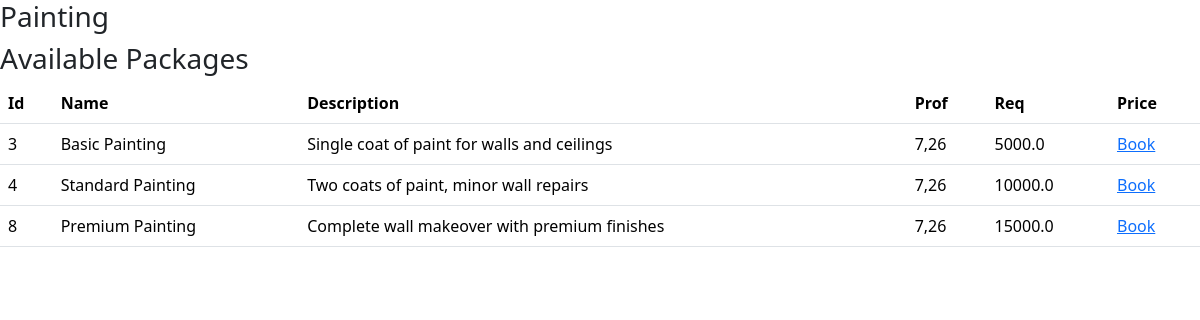
Screenshot of /services/7 with the database file from the repository.
### app.py (models this page shows)
class Package(db.Model):
    __tablename__="package"
    id=db.Column(db.Integer, primary_key=True)
    name=db.Column(db.String(50), nullable=False)
    price=db.Column(db.Float, nullable=False)
    description=db.Column(db.Text, nullable=False)
    service_id=db.Column(db.Integer, db.ForeignKey('service.id'), nullable=False)
    service=db.relationship('Service',back_populates='package')

class Service(db.Model):
    __tablename__="service"
    id=db.Column(db.Integer, primary_key=True)
    name=db.Column(db.String(50), nullable=False)
    price=db.Column(db.Float, nullable=False)
    prof_id=db.Column(db.Integer, db.ForeignKey('professional.id'), nullable=False)
    package=db.relationship('Package',back_populates='service')
    professional=db.relationship('Professional', back_populates='service')

### app.py (the view)
@app.route("/services/<int:id>")
def services_details(id):
    service=Service.query.get(id)
    if not service:
        return redirect(url_for('c_dashboard'))
    package=Package.query.filter_by(service_id=service.id).all()
    return render_template("services_details.html", service=service,package=package)

### templates/services_details.html (shortened to what this page needs)
{% extends "base.html"%}
  {% block body%}
  <h3>{{ service.name }}</h3>
  <h3>Available Packages</h3>
  <table class="table">
    <thead>
      <tr>
        <th>Id</th>
        <th>Name</th>
        <th>Description</th>
        <th>Prof</th>
        <th>Req</th>
        <th>Price</th>
      </tr>
    </thead>
    <tbody>
      {% for package in package %}
      <tr>
        <td>{{ package.id }}</td>
        <td>{{ package.name }}</td>
        <td>{{ package.description }}</td>
        <td>{{ service.prof_id }}</td>
        <td>{{ package.price }}</td>
        <td>
          <a
            href="{{ url_for('book_package',service_id=service.id,package_id=package.id) }}"
            >Book</a
          >
        </td>
      </tr>
      {% endfor %}
    </tbody>
  </table>
{% endblock %}

### rows the page displays
Package: id "3", name "Basic Painting", description "Single coat of paint for walls and ceilings", price "5000.0"
Service: prof_id "7,26"
Package: id "4", name "Standard Painting", description "Two coats of paint, minor wall repairs", price "10000.0"
Package: id "8", name "Premium Painting", description "Complete wall makeover with premium finishes", price "15000.0"
